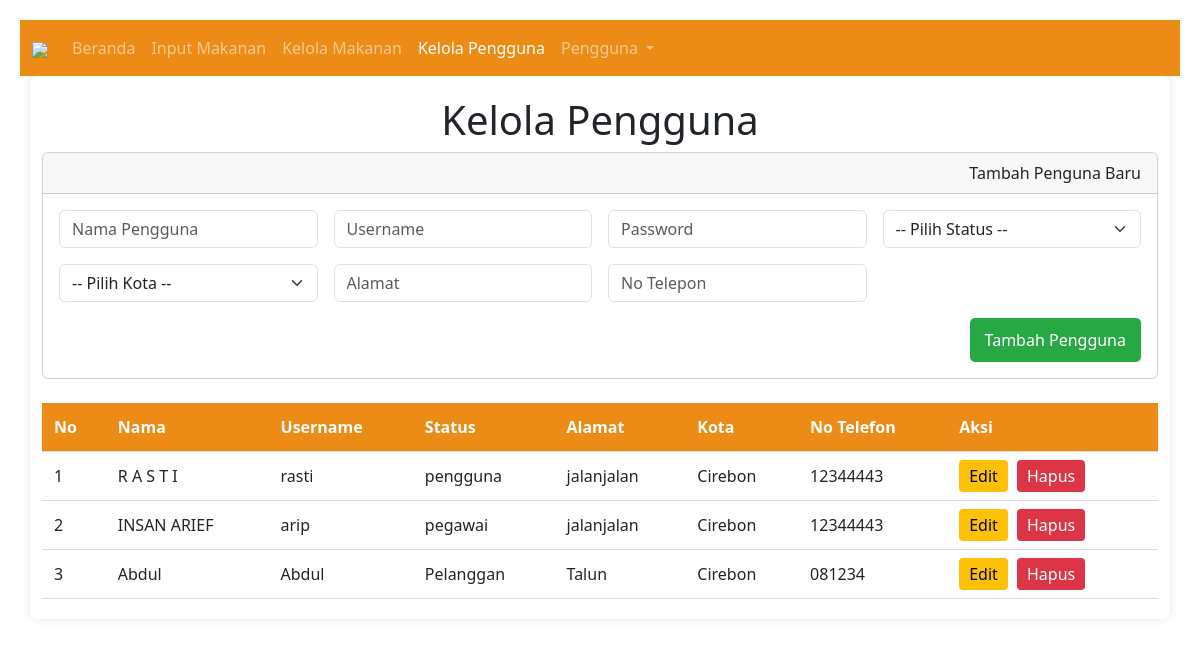
/kelolapengguna.php, run on the app's committed database.
### tables this page shows
CREATE TABLE `pelanggan` (
  `id_pelanggan` int(11) NOT NULL,
  `nama` varchar(50) NOT NULL,
  `alamat` varchar(100) NOT NULL,
  `username` varchar(20) NOT NULL,
  `pw` int(10) NOT NULL,
  `status` varchar(20) NOT NULL,
  `no_telepon` varchar(15) NOT NULL,
  `id_kota` int(11) NOT NULL
);

CREATE TABLE `kota` (
  `id_kota` int(11) NOT NULL,
  `nama_kota` varchar(50) NOT NULL
);

### kelolapengguna.php (the view, shortened to what this page needs)
<?php
include 'koneksi.php';
?>
<!DOCTYPE html>
<html lang="en">
<head>
     <?php
     $result = mysqli_query($koneksi, "
    SELECT p.*, k.nama_kota
    FROM pelanggan p
    LEFT JOIN kota k ON p.id_kota = k.id_kota
    ORDER BY p.id_pelanggan DESC
     ");
     ?>
</head>
<body>
     <link href="https://cdn.jsdelivr.net/npm/bootstrap@5.3.0/dist/css/bootstrap.min.css" rel="stylesheet" />
     <nav class="navbar navbar-expand-lg navbar-dark">
          <div class="container-fluid">
               <a class="navbar-brand" href="#"><img src="logo 1.png" width="20%"></a>
               <div class="collapse navbar-collapse" id="navbarNavDropdown">
                    <ul class="navbar-nav me-auto mb-2 mb-lg-0">
                         <li class="nav-item"><a class="nav-link" href="beranda.php">Beranda</a></li>
                         <li class="nav-item"><a class="nav-link" href="input_makanan.php">Input Makanan</a></li>
                         <li class="nav-item"><a class="nav-link" href="kelola_makanan.php">Kelola Makanan</a></li>
                         <li class="nav-item"><a class="nav-link active" href="kelola_pengguna.php">Kelola Pengguna</a></li>
                         <li class="nav-item dropdown">
                              <a class="nav-link dropdown-toggle" href="#" role="button" data-bs-toggle="dropdown">
                                   <?= $_SESSION['pegawai']['nama_pegawai'] ?? 'Pengguna'; ?>
                              </a>
                         </li>
                    </ul>
               </div>
          </div>
     </nav>
     <div class="container">
          <h1>Kelola Pengguna</h1>
          <div class="add-user">
               <div class="card mb-4">
                    <div class="card-header">Tambah Penguna Baru</div>
                    <div class="card-body">
                         <form method="POST" class="row g-3">
                              <div class="col-md-3"><input type="text" name="nama" class="form-control" placeholder="Nama Pengguna" required /></div>
                              <div class="col-md-3"><input type="text" name="username" class="form-control" placeholder="Username" required /></div>
                              <div class="col-md-3"><input type="password" name="pw" class="form-control" placeholder="Password" required /></div>
                              <div class="col-md-3">
                                   <select name="status" class="form-select" required>
                                        <option value="">-- Pilih Status --</option>
                                   </select>
                              </div>
                              <div class="col-md-3">
                                   <select name="id_kota" class="form-select" required>
                                        <option value="">-- Pilih Kota --</option>
                                   </select>
                              </div>
                              <div class="col-md-3"><input type="text" name="alamat" class="form-control" placeholder="Alamat" required /></div>
                              <div class="col-md-3"><input type="text" name="no_telepon" class="form-control" placeholder="No Telepon" required /></div>
                              <div class="col-12 text-end">
                                   <button type="submit" name="add" class="btn btn-success">Tambah Pengguna</button>
                              </div>
                         </form>
                    </div>
               </div>
          </div>
          <table>
     <thead>
          <tr>
               <th>No</th>
               <th>Nama</th>
               <th>Username</th>
               <th>Status</th>
               <th>Alamat</th>
               <th>Kota</th>
               <th>No Telefon</th>
               <th>Aksi</th>
          </tr>
     </thead>
     <tbody>
          <?php
          $no = 1;
          while ($row = mysqli_fetch_assoc($result)):
          ?>
               <tr>
                    <td><?= $no++ ?></td>
                    <td><?= htmlspecialchars($row['nama']) ?></td>
                    <td><?= htmlspecialchars($row['username']) ?></td>
                    <td><?= htmlspecialchars($row['status']) ?></td>
                    <td><?= htmlspecialchars($row['alamat']) ?></td>
                    <td><?= htmlspecialchars($row['nama_kota'] ?? '-') ?></td>
                    <td><?= htmlspecialchars($row['no_telepon']) ?></td>
                    <td class="action-buttons">
                         <a href="editpengguna.php?id=<?= $row['id_pelanggan'] ?>" class="edit-btn">Edit</a>
                         <a href="kelolapengguna.php?delete=<?= $row['id_pelanggan'] ?>" class="delete-btn" onclick="return confirm('Yakin ingin menghapus pengguna ini?')">Hapus</a>
                    </td>
               </tr>
          <?php endwhile; ?>
     </tbody>
</table>
     </div>
</body>
</html>

### kelolapengguna.php (style rules this page uses)
.navbar-brand { font-weight: bold; font-size: 1.5rem; }
.navbar-nav { text-align: center; }
body { font-family: Arial, sans-serif; background: #f4f4f4; margin: 0; padding: 20px; }
.container { max-width: 900px; margin: auto; background: #fff; padding: 20px; border-radius: 8px; box-shadow: 0 0 10px rgba(0, 0, 0, 0.1); }
.navbar { background: rgb(236, 139, 21); }
h1 { text-align: center; }
.add-user { margin-bottom: 20px; text-align: right; }
.add-user button { padding: 10px 15px; background: #28a745; color: white; border: none; border-radius: 5px; cursor: pointer; }
table { width: 100%; border-collapse: collapse; }
table thead { background: rgb(236, 139, 21); color: white; }
table th, table td { padding: 12px; text-align: left; border-bottom: 1px solid #ddd; }
.edit-btn { background-color: #ffc107; color: black; text-decoration: none; border-radius: 4px; padding: 5px 10px; margin-right: 5px; }
.delete-btn { background-color: #dc3545; color: white; text-decoration: none; border-radius: 4px; padding: 5px 10px; margin-right: 5px; }

### data on the page
pelanggan: nama "R A S T I", username "rasti", status "pengguna", alamat "jalanjalan", id_kota.nama_kota "Cirebon", no_telepon "12344443"
pelanggan: nama "INSAN ARIEF", username "arip", status "pegawai", alamat "jalanjalan", id_kota.nama_kota "Cirebon", no_telepon "12344443"
pelanggan: nama "Abdul", username "Abdul", status "Pelanggan", alamat "Talun", id_kota.nama_kota "Cirebon", no_telepon "081234"

### other printed values
$_SESSION['pegawai']['nama_pegawai'] "Pengguna"
